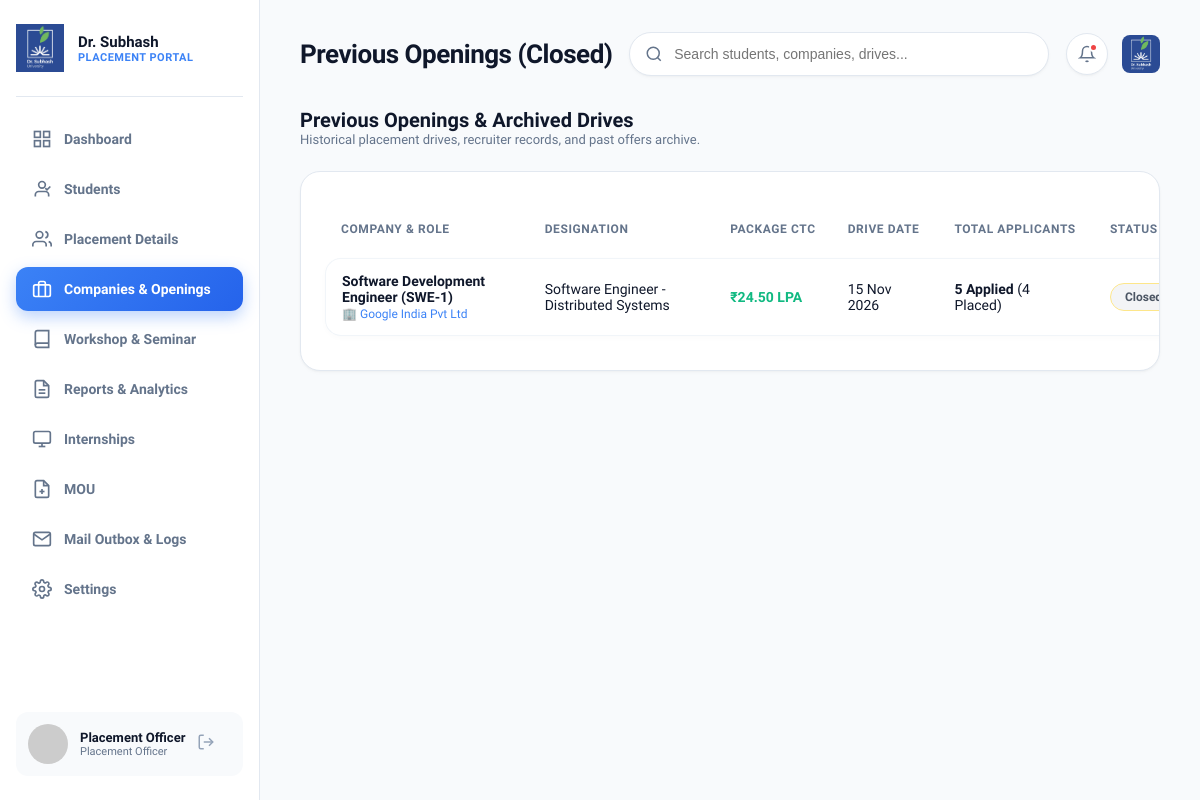
The app's page /admin/drives_history.php (signed in) with its own data.
### tables this page shows
CREATE TABLE `drives` (
  `id` int(11) NOT NULL AUTO_INCREMENT,
  `company_id` int(11) NOT NULL,
  `title` varchar(200) NOT NULL,
  `designation` varchar(150) NOT NULL,
  `package_ctc` varchar(50) NOT NULL,
  `location` varchar(100) DEFAULT 'Pan India / Remote',
  `min_cpi` decimal(4,2) DEFAULT 6.50,
  `allowed_branches` varchar(255) DEFAULT 'CSE, IT, ECE, MECH, CIVIL',
  `max_backlogs` int(11) DEFAULT 0,
  `drive_date` date NOT NULL,
  `deadline` date NOT NULL,
  `deadline_time` varchar(20) DEFAULT '18:00',
  `description` text DEFAULT NULL,
  `status` enum('Upcoming','Active','Completed','Cancelled') DEFAULT 'Active',
  `created_at` timestamp NOT NULL DEFAULT current_timestamp(),
  `allowed_semesters` varchar(100) DEFAULT '5,6,7,8',
  `package_numeric` decimal(10,2) DEFAULT 0.00,
  PRIMARY KEY (`id`),
  KEY `company_id` (`company_id`),
  CONSTRAINT `drives_ibfk_1` FOREIGN KEY (`company_id`) REFERENCES `companies` (`id`) ON DELETE CASCADE
);

CREATE TABLE `companies` (
  `id` int(11) NOT NULL AUTO_INCREMENT,
  `company_name` varchar(150) NOT NULL,
  `hr_name` varchar(100) DEFAULT NULL,
  `hr_email` varchar(100) DEFAULT NULL,
  `industry` varchar(100) DEFAULT 'IT & Software',
  `website` varchar(150) DEFAULT NULL,
  `phone` varchar(20) DEFAULT NULL,
  `logo` varchar(255) DEFAULT 'default_company.png',
  `is_closed` tinyint(1) DEFAULT 0,
  `created_at` timestamp NOT NULL DEFAULT current_timestamp(),
  PRIMARY KEY (`id`),
  UNIQUE KEY `company_name` (`company_name`)
);

### admin/drives_history.php (the view, shortened to what this page needs)
<?php
$pdo = getDBConnection();
$pastDrives = $pdo->query("SELECT d.*, c.company_name, c.logo FROM drives d JOIN companies c ON d.company_id = c.id WHERE d.status = 'Completed' OR d.deadline < CURDATE() ORDER BY d.drive_date DESC")->fetchAll();
include __DIR__ . '/../includes/header.php';
?>
<div class="card-header-flex" style="margin-bottom: 24px;">
    <div>
        <h3 style="font-size: 20px; font-weight: 800;">Previous Openings & Archived Drives</h3>
        <p style="font-size: 13px; color: var(--text-muted);">Historical placement drives, recruiter records, and past offers archive.</p>
    </div>
</div>
<div class="table-card">
    <table class="custom-table">
        <thead>
            <tr>
                <th>Company & Role</th>
                <th>Designation</th>
                <th>Package CTC</th>
                <th>Drive Date</th>
                <th>Total Applicants</th>
                <th>Status</th>
            </tr>
        </thead>
        <tbody>
            <?php if (!empty($pastDrives)): ?>
                <?php foreach ($pastDrives as $drv):
                    $appCount = $pdo->query("SELECT COUNT(*) FROM applications WHERE drive_id = {$drv['id']}")->fetchColumn();
                    $selectedCount = $pdo->query("SELECT COUNT(*) FROM applications WHERE drive_id = {$drv['id']} AND status = 'Selected'")->fetchColumn();
                ?>
                    <tr>
                        <td>
                            <strong><?= htmlspecialchars($drv['title']); ?></strong><br>
                            <span style="font-size: 12px; color: #3B82F6;">🏢 <?= htmlspecialchars($drv['company_name']); ?></span>
                        </td>
                        <td><?= htmlspecialchars($drv['designation']); ?></td>
                        <td><strong style="color: #10B981;"><?= htmlspecialchars($drv['package_ctc']); ?></strong></td>
                        <td><?= date('d M Y', strtotime($drv['drive_date'])); ?></td>
                        <td><strong><?= $appCount; ?> Applied</strong> (<?= $selectedCount; ?> Placed)</td>
                        <td><span class="badge-status in-process" style="background:#F3F4F6; color:#4B5563;">Closed Drive</span></td>
                    </tr>
                <?php endforeach; ?>
            <?php else: ?>
                <tr><td colspan="6" style="color: var(--text-muted); text-align: center;">No archived or previous closed drives found.</td></tr>
            <?php endif; ?>
        </tbody>
    </table>
</div>
<?php include __DIR__ . '/../includes/footer.php'; ?>

### assets/css/style.css (style rules this page uses)
:root { --primary: #3B82F6; --primary-hover: #2563EB; --primary-gradient: linear-gradient(135deg, #3B82F6 0%, #2563EB 100%); --primary-gradient-hover: linear-gradient(135deg, #2563EB 0%, #1D4ED8 100%); --primary-light: #EFF6FF; --dark-bg: #F8FAFC; --card-bg: #FFFFFF; --sidebar-width: 260px; --text-main: #0F172A; --text-muted: #64748B; --border-color: #E2E8F0; --success: #10B981; --success-bg: #DCFCE7; --warning: #F59E0B; --warning-bg: #FEF3C7; --danger: #EF4444; --danger-bg: #FEE2E2; --shadow-sm: 0 2px 4px rgba(0, 0, 0, 0.02), 0 1px 2px rgba(0, 0, 0, 0.03); --shadow-md: 0 10px 25px -5px rgba(0, 0, 0, 0.05), 0 8px 10px -6px rgba(0, 0, 0, 0.01); --shadow-lg: 0 20px 35px -10px rgba(0, 0, 0, 0.08), 0 10px 15px -8px rgba(0, 0, 0, 0.02); --radius-sm: 8px; --radius-md: 12px; --radius-lg: 20px; }
* { box-sizing: border-box; margin: 0; padding: 0; -webkit-tap-highlight-color: transparent; }
html, body { touch-action: manipulation; -webkit-font-smoothing: antialiased; -moz-osx-font-smoothing: grayscale; text-rendering: optimizeLegibility; -webkit-text-size-adjust: 100%; -ms-text-size-adjust: 100%; text-size-adjust: 100%; font-family: 'Plus Jakarta Sans', sans-serif; background-color: var(--dark-bg); color: var(--text-main); display: flex; min-height: 100vh; overflow-x: hidden; }
.card-header-flex { display: flex; align-items: center; justify-content: space-between; margin-bottom: 22px; flex-wrap: wrap; gap: 12px; }
.table-card { background: var(--card-bg); border: 1px solid var(--border-color); border-radius: var(--radius-lg); padding: 24px; box-shadow: var(--shadow-sm); margin-bottom: 28px; overflow: hidden; }
.custom-table { width: 100%; border-collapse: separate; border-spacing: 0 10px; margin-top: 4px; min-width: 900px; }
.custom-table th { background: transparent; color: var(--text-muted); font-size: 12px; font-weight: 800; text-transform: uppercase; letter-spacing: 0.6px; padding: 12px 16px; text-align: left; border: none; white-space: nowrap; }
.custom-table tbody tr { background: #FFFFFF; border: 1px solid #E2E8F0; border-radius: 16px; box-shadow: 0 2px 6px rgba(0, 0, 0, 0.02); transition: all 0.25s cubic-bezier(0.16, 1, 0.3, 1); }
.custom-table td { padding: 14px 16px; font-size: 14px; color: var(--text-main); border-top: 1px solid #F1F5F9; border-bottom: 1px solid #F1F5F9; vertical-align: middle; }
.custom-table td:first-child { border-left: 1px solid #F1F5F9; border-top-left-radius: 16px; border-bottom-left-radius: 16px; }
.custom-table td:last-child { border-right: 1px solid #F1F5F9; border-top-right-radius: 16px; border-bottom-right-radius: 16px; }
.badge-status { padding: 6px 14px; border-radius: 20px; font-size: 12px; font-weight: 800; display: inline-flex; align-items: center; gap: 6px; white-space: nowrap; }
.badge-status.in-process { background: #FEF3C7; color: #B45309; border: 1px solid #FDE68A; }

### records on screen
drives: title "Software Development Engineer (SWE-1)", company.company_name "Google India Pvt Ltd", designation "Software Engineer - Distributed Systems", package_ctc "₹24.50 LPA", drive_date "15 Nov 2026", appCount "5", selectedCount "4"

### other values on screen
$userName "Placement Officer"
$headerTitle "Previous Openings (Closed)"
